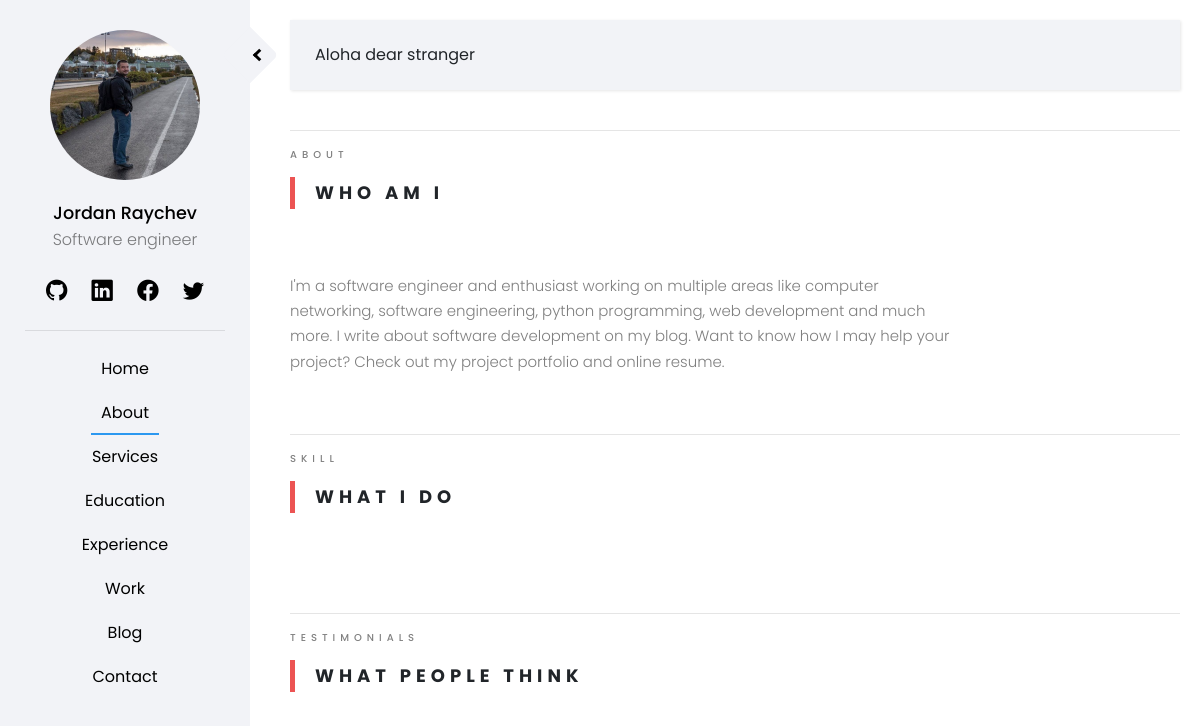
Page /pages/about/ on the earlier database version.
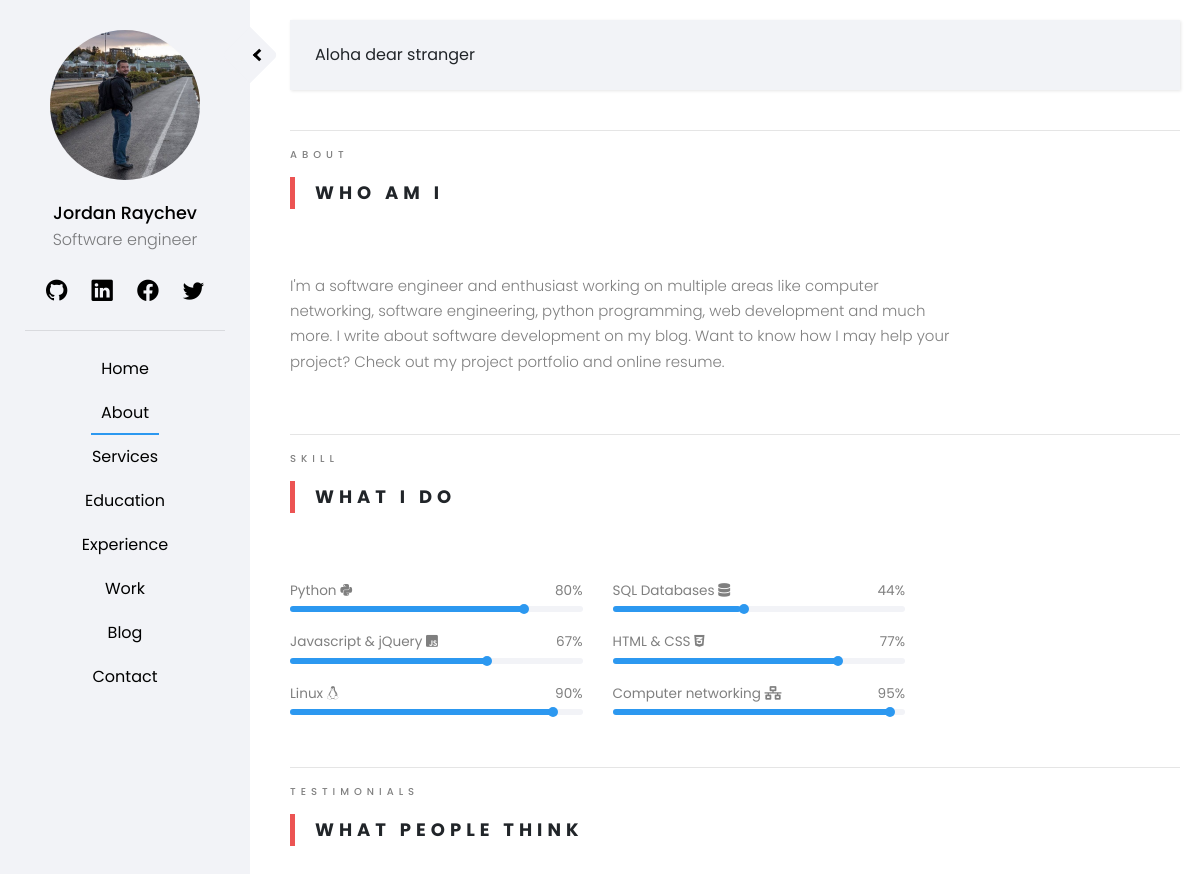
Same page on the later database version.
### staticpages/models.py (models this page shows)
class Skills(models.Model):
    skill_name = models.CharField(max_length=50)
    skill_percent = models.CharField(max_length=50)
    skill_class = models.CharField(max_length=50)

### staticpages/views.py (the view)
# urls.py: path('about/', AboutView.as_view(), name='about'),
class AboutView(TemplateView):
    template_name = 'staticpages/about.html'
    def get_context_data(self, **kwargs):
        context =  super(AboutView,self).get_context_data(**kwargs)
        skills = Skills.objects.all()
        quotes = Testimonials.objects.all()
        context['skills'] = skills
        context['quotes'] = quotes
        return context

### templates/staticpages/about.html (shortened to what this page needs)
{% extends 'home/base.html' %}
{% load crispy_forms_tags %}
{% load static %}
{% block content %}
<div class = "row">
    <div class = "col-sm-12">
        <span class="heading-meta">About</span>
        <h2 class="heading">Who Am I</h2>
    </div>
</div>
<div class = "container-fluid">
    <div class="row">
        <div class = "container-text">
            <p>
                I'm a software engineer and enthusiast working on multiple areas like computer networking, software engineering,
                python programming, web development and much more.
                I write about software development on my blog.
                Want to know how I may help your project? Check out my project portfolio and online resume.
            </p>
        </div>
    </div>
</div>
<hr>
<div class = "row">
    <div class = "col-sm-12">
        <span class="heading-meta">Skill</span>
        <h2 class="heading">What I Do</h2>
    </div>
</div>
<div class = "container-fluid">
<div class="row progress-row">
    {% for skill in skills %}
    <div class = "col-xl-6 floatLeft">
        <div class = "progress-box">
            <div class="flex-box">
                 <span class = "skill-name"> {{skill.skill_name}} <i class=" {{ skill.skill_class }} "></i> </span>
                <span class = "skill-percent"> {{ skill.skill_percent }}%</span>
            </div>
            <div class = "progress-full">
                <div class = "progress-active">
                </div>
            </div>
        </div>
    </div>
    {% endfor %}
</div>
</div>
<hr>
<div class = "row">
    <div class = "col-sm-12">
        <span class="heading-meta">Testimonials</span>
        <h2 class="heading">What people think</h2>
    </div>
</div>
{% endblock %}

Differences in the rows shown:
added Skills: skill_name "Python", skill_percent "80"
added Skills: skill_name "SQL Databases", skill_percent "44"
added Skills: skill_name "Javascript & jQuery", skill_percent "67"
added Skills: skill_name "HTML & CSS", skill_percent "77"
added Skills: skill_name "Linux", skill_percent "90"
added Skills: skill_name "Computer networking", skill_percent "95"
